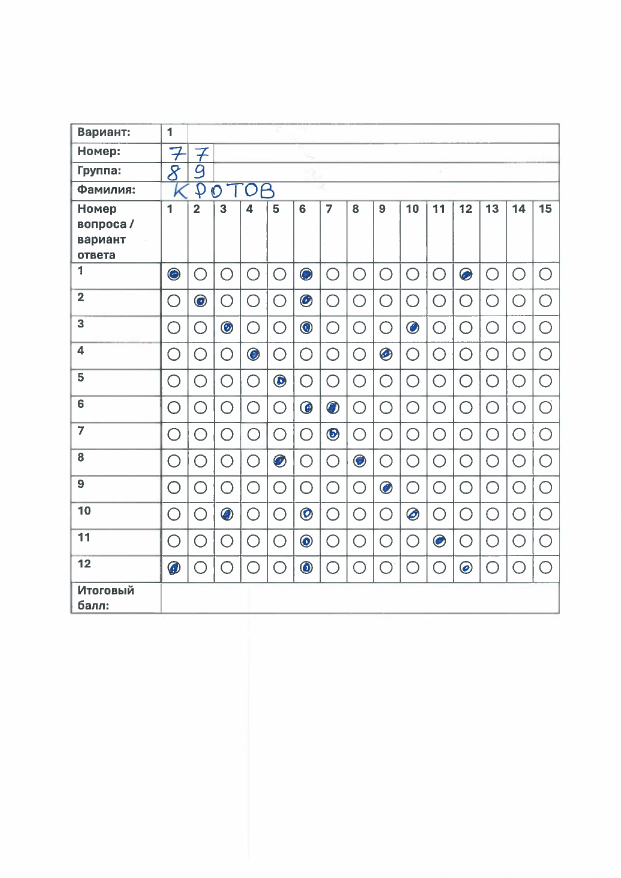
#> input picture dataset_blanks/stud1.jpg, 1242 x 1755 px (shown at 1/2 size)
$ python main.py
#> lines starting #> are read from the running program, lines starting #| are printed output that depends on the picture; after the words box and inside, x2 and y2 are one past the last pixel; in counts of white or black regions, pixels touching at a corner belong together
### src/utils.py
import cv2
import numpy as np


## TO STACK ALL THE IMAGES IN ONE WINDOW
def stackImages(imgArray, scale, lables=[]):
    rows = len(imgArray)
    cols = len(imgArray[0])
    rowsAvailable = isinstance(imgArray[0], list)
    width = imgArray[0][0].shape[1]
    height = imgArray[0][0].shape[0]
    if rowsAvailable:
        for x in range(0, rows):
            for y in range(0, cols):
                imgArray[x][y] = cv2.resize(imgArray[x][y], (0, 0), None, scale, scale)
                if len(imgArray[x][y].shape) == 2: imgArray[x][y] = cv2.cvtColor(imgArray[x][y], cv2.COLOR_GRAY2BGR)
        imageBlank = np.zeros((height, width, 3), np.uint8)
        hor = [imageBlank] * rows
        hor_con = [imageBlank] * rows
        for x in range(0, rows):
            hor[x] = np.hstack(imgArray[x])
            hor_con[x] = np.concatenate(imgArray[x])
        ver = np.vstack(hor)
        ver_con = np.concatenate(hor)
    else:
        for x in range(0, rows):
            imgArray[x] = cv2.resize(imgArray[x], (0, 0), None, scale, scale)
            if len(imgArray[x].shape) == 2: imgArray[x] = cv2.cvtColor(imgArray[x], cv2.COLOR_GRAY2BGR)
        hor = np.hstack(imgArray)
        hor_con = np.concatenate(imgArray)
        ver = hor
    if len(lables) != 0:
        eachImgWidth = int(ver.shape[1] / cols)
        eachImgHeight = int(ver.shape[0] / rows)
        # print(eachImgHeight)
        for d in range(0, rows):
            for c in range(0, cols):
                cv2.rectangle(ver, (c * eachImgWidth, eachImgHeight * d),
                              (c * eachImgWidth + len(lables[d][c]) * 13 + 27, 30 + eachImgHeight * d), (255, 255, 255),
                              cv2.FILLED)
                cv2.putText(ver, lables[d][c], (eachImgWidth * c + 10, eachImgHeight * d + 20),
                            cv2.FONT_HERSHEY_COMPLEX, 0.7, (255, 0, 255), 2)
    return ver


def rect_contour(contours):
    rec_con = []

    for cont in contours:
        area = cv2.contourArea(cont)
        if area > 50:
            peri = cv2.arcLength(cont, True)
            approx = cv2.approxPolyDP(cont, 0.02 * peri, True)
            if len(approx) == 4:
                rec_con.append(cont)
    rec_con = sorted(rec_con, key=cv2.contourArea, reverse=True)

    return rec_con


def get_corner_points(cont):
    peri = cv2.arcLength(cont, True)
    approx = cv2.approxPolyDP(cont, 0.02 * peri, True)
    return approx


def reorder(points):
    points = points.reshape((4, 2))
    points_new = np.zeros((4, 1, 2), np.int32)
    add = points.sum(1)
    points_new[0] = points[np.argmin(add)]  # [0, 0]
    points_new[3] = points[np.argmax(add)]  # [w, h]
    diff = np.diff(points, axis=1)
    points_new[1] = points[np.argmin(diff)]  # [w, 0]
    points_new[2] = points[np.argmax(diff)]  # [0, h]
    return points_new


def split_boxes(img) -> [np.array]:
    rows = np.array_split(img, 12)
    matrix = []
    for row in rows:
        cols = np.array_split(row.T, 15)
        row_marks = []
        for elem in cols:
            col = elem.T[5:-5, 5:-5]
            row_marks.append(col)
        matrix.append(row_marks)
    return matrix

### src/constants.py
import cv2

# Подбор параметров
#Вариант
W1_VAR = 276
H1_VAR = 1
W2_VAR = 360
H2_VAR = 51
# Номер по списку
W11_GL = W1_VAR
H11_GL = H2_VAR
W12_GL = W2_VAR
H12_GL = 100

W21_GL = W2_VAR
H21_GL = H11_GL
W22_GL = 444
H22_GL = H12_GL
# Группа
W11_GROUP = W1_VAR + 15
H11_GROUP = 100 + 10
W12_GROUP = W2_VAR - 7
H12_GROUP = 150

W21_GROUP = W2_VAR + 7
H21_GROUP = H12_GL + 10
W22_GROUP = W21_GROUP + 84 - 25
H22_GROUP = H21_GROUP + 50 - 10
# Фамилия
W1_FAMILY = 276
H1_FAMILY = 150
W2_FAMILY = 1498
H2_FAMILY = 200
# Таблица ответов
W1_ANS = 276
H1_ANS = 367
W2_ANS = 1498
H2_ANS = 1218


ANCHORS_POINTS = {
    "answers": [(W1_ANS, H1_ANS), (W2_ANS, H2_ANS)],
    "family_name": [(W1_FAMILY, H1_FAMILY), (W2_FAMILY, H2_FAMILY)],
    "group_1": [(W11_GROUP, H11_GROUP), (W12_GROUP, H12_GROUP)],
    "group_2": [(W21_GROUP, H21_GROUP), (W22_GROUP, H22_GROUP)],
    "list_number_1": [(W11_GL, H11_GL), (W12_GL, H12_GL)],
    "list_number_2": [(W21_GL, H21_GL), (W22_GL, H22_GL)],
    "variant": [(W1_VAR, H1_VAR), (W2_VAR, H2_VAR)]
}

FILL_THRESH = 200000

def draw_points(img):
    for _, anchor in ANCHORS_POINTS.items():
        for point in anchor:
            w, h = point
            cv2.circle(img, (w, h), radius=10, color=(0, 0, 255), thickness=3)

def crop_img(img, points):
    w1, h1 = points[0]
    w2, h2 = points[1]
    return img[h1:h2+1, w1:w2+1]

### src/main.py
import cv2
import numpy as np
import utils
import constants

path = "../dataset_blanks/stud1.jpg"
width_img = 1242
height_img = 1756

# Prepocessing
img = cv2.imread(path)
#> img is the input picture: shape (1755, 1242, 3); mean B, G, R 245.2, 244.9, 244.3
img = cv2.resize(img, (width_img, height_img))
#> img: shape (1756, 1242, 3)
img_contours = img.copy()
img_biggest_contour = img.copy()
img_gray = cv2.cvtColor(img, cv2.COLOR_BGR2GRAY)
img_blur = cv2.GaussianBlur(img_gray, (5,5), 1)
img_canny = cv2.Canny(img_blur, 10, 50)
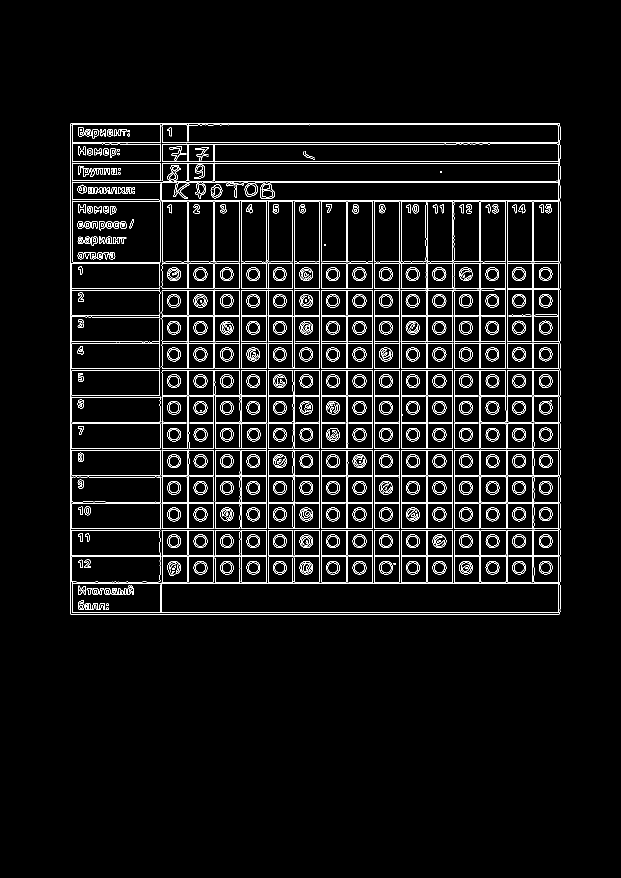
#> img_canny: shape (1756, 1242) (shown at 1/2 size); 4.7% white in thin lines or dots, all inside (x1, y1, x2, y2) = (140, 246, 1121, 1229)

#Find contours
contours, hierarchy = cv2.findContours(img_canny, cv2.RETR_EXTERNAL, cv2.CHAIN_APPROX_NONE)
#> contours = 1 contour; box (x1, y1, x2, y2) and area: (140, 246, 1121, 1229) 962246
cv2.drawContours(img_contours, contours, -1, (0, 255, 0), 5)
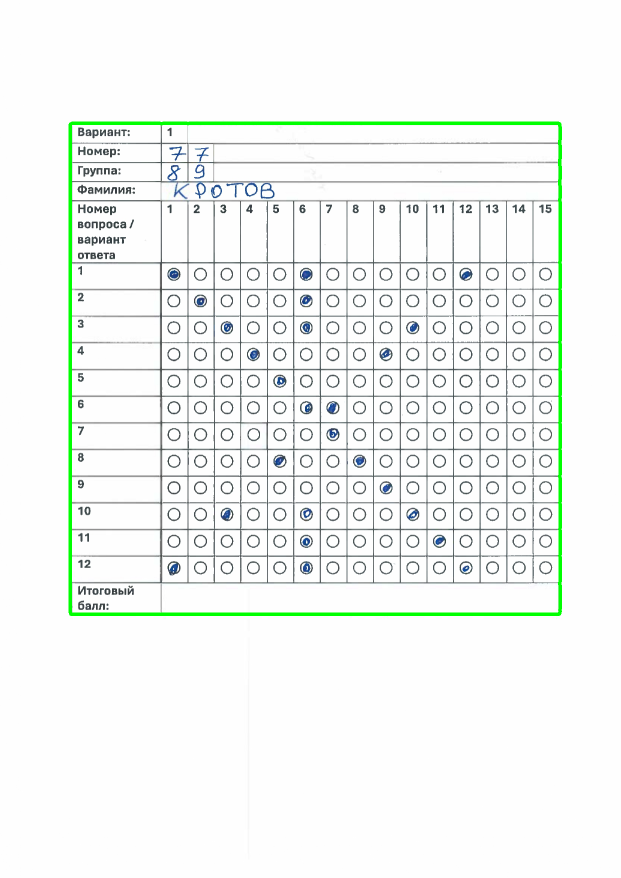
#> img_contours: shape (1756, 1242, 3) (shown at 1/2 size); mean B, G, R 242.6, 245.5, 241.6

#Find rectangles
rect_con = utils.rect_contour(contours)
#> the loop in rect_contour, `for cont in contours:` made 1 pass
#> (area, peri, approx) on pass 1: (962246.5, 3935.6, [[141, 247], [141, 1228], [1118, 1228], [1119, 247]])
#> after the loop in rect_contour, `for cont in contours:`: rec_con has the same summary as contours outside rect_contour
#> rect_con has the same summary as contours
biggest_con = utils.get_corner_points(rect_con[0])
#> in get_corner_points, `peri = cv2.arcLength(cont, True)`: peri = 3935.6
#> in get_corner_points, `approx = cv2.approxPolyDP(cont, 0.02 * peri, True)`: approx = [[141, 247], [141, 1228], [1118, 1228], [1119, 247]]
#> biggest_con has the same summary as approx in get_corner_points

if biggest_con.size != 0:
    cv2.drawContours(img_biggest_contour, biggest_con, -1, (0, 255, 0), 20)
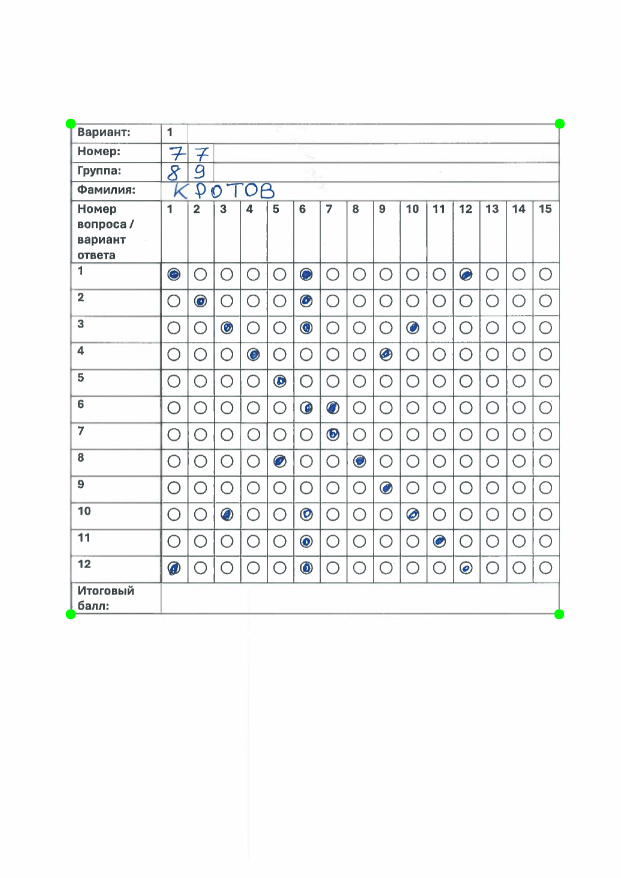
#> img_biggest_contour: shape (1756, 1242, 3) (shown at 1/2 size); mean B, G, R 245.1, 244.9, 244.1
    biggest_con_new = utils.reorder(biggest_con)
#> in reorder, `points = points.reshape((4, 2))`: points has the same summary as approx in get_corner_points
#> in reorder, `add = points.sum(1)`: add = [388, 1369, 2346, 1366]
#> in reorder, `diff = np.diff(points, axis=1)`: diff = [106, 1087, 110, -872]
#> biggest_con_new = [[141, 247], [1119, 247], [141, 1228], [1118, 1228]]

    width_area = 1500
    height_area = 1300
    pt1 = np.float32(biggest_con_new)
#> pt1 has the same summary as biggest_con_new
    pt2 = np.float32([[0, 0], [width_area, 0], [0, height_area], [width_area, height_area]])
    matrix = cv2.getPerspectiveTransform(pt1, pt2)
#> matrix = [[1.53, 7.19e-18, -216.2], [-5.08e-17, 1.32, -326.9], [-1.79e-19, -1.04e-06, 1]]
    img_area = cv2.warpPerspective(img, matrix, (width_area, height_area))
    img_area_gray = cv2.cvtColor(img_area, cv2.COLOR_BGR2GRAY)

    # Get rectangles
    img_area_contours = img_area.copy()
    img_area_contours_all = img_area.copy()
    img_area_blur = cv2.GaussianBlur(img_area, (5, 5), 1)
    img_area_canny = cv2.Canny(img_area_blur, 10, 50)
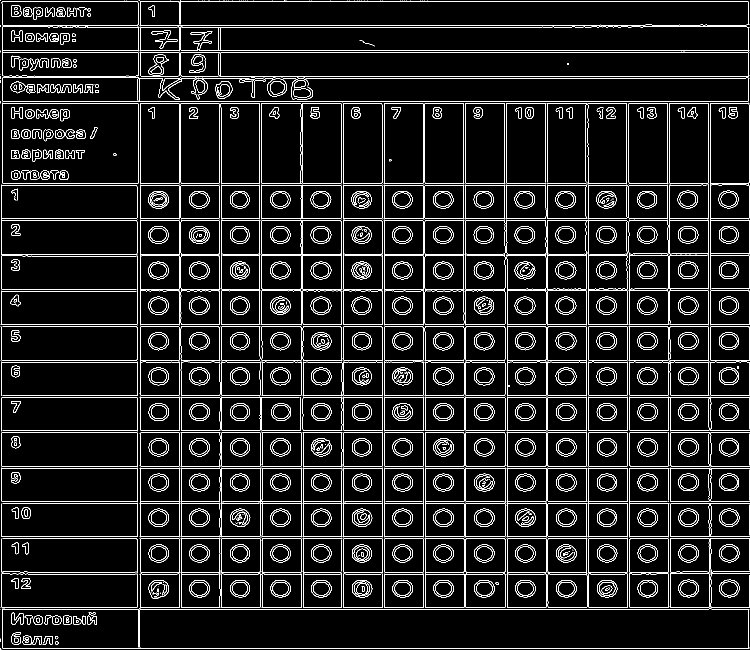
#> img_area_canny: shape (1300, 1500) (shown at 1/2 size); 7.4% white in thin lines or dots
    contours, hierarchy = cv2.findContours(img_area_canny, cv2.RETR_TREE, cv2.CHAIN_APPROX_NONE)
#> contours = 1965 contours, 635 with area under 20; largest, box (x1, y1, x2, y2) and area: (4, 1217, 1500, 1298) 115410, (4, 1217, 1498, 1298) 115400, (280, 0, 1498, 52) 57817, (280, 2, 1498, 52) 57810, (361, 53, 1498, 154) 54022
    rect_con = utils.rect_contour(contours)
#> the loop in rect_contour (call 2), `for cont in contours:` made 1965 passes
#> (area, peri, approx) on passes 5, 72, 73, 82, 83, 104: (115409.5, 3165.8, [[4, 1221], [5, 1296], [1499, 1296], [1497, 1218]]), (5233.5, 291.1, [[1177, 1147], [1178, 1215], [1255, 1214], [1254, 1147]]), (5228.5, 288.7, [[1177, 1148], [1253, 1147], [1255, 1213], [1179, 1215]]), (5168, 292.5, [[281, 1147], [281, 1215], [358, 1215], [358, 1147]]), (5165, 290.1, [[280, 1149], [357, 1147], [358, 1214], [282, 1215]]), (18264, 687.6, [[2, 1150], [4, 1215], [274, 1214], [274, 1147]])
#> after the loop in rect_contour (call 2), `for cont in contours:`: rec_con = 288 contours; largest, box (x1, y1, x2, y2) and area: (4, 1217, 1500, 1298) 115410, (4, 206, 277, 367) 43512, (4, 206, 277, 367) 43510, (2, 865, 276, 934) 18288, (2, 865, 276, 933) 18284
#> rect_con has the same summary as rec_con in rect_contour
    cv2.drawContours(img_area_contours, rect_con, -1, (0, 255, 0), 3)
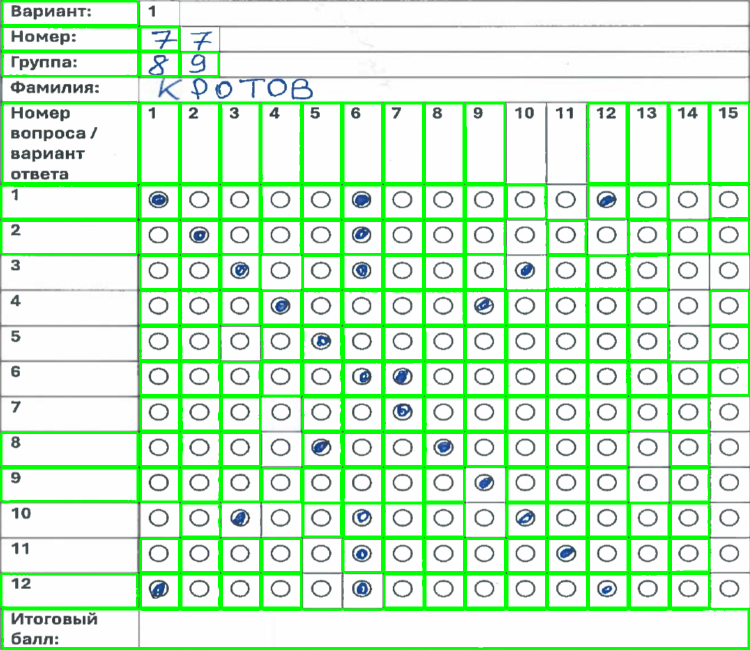
#> img_area_contours: shape (1300, 1500, 3) (shown at 1/2 size); mean B, G, R 207.5, 241.6, 205.9
    cv2.drawContours(img_area_contours_all, contours, -1, (0, 255, 0), 2)
    # Apply threshold
    img_area_thresh = cv2.threshold(img_area_gray, 220, 255, cv2.THRESH_BINARY_INV)[1]
#> img_area_thresh: shape (1300, 1500); 17.9% white; 299 white regions (5 under 20 px), largest, box (x1, y1, x2, y2) and area: (0, 0, 1500, 1300) 209456, (297, 1159, 338, 1198) 1084, (297, 381, 338, 417) 1081


img_blank = np.zeros_like(img)
image_array = ([img, img_gray, img_blur, img_canny],
               [img_contours, img_biggest_contour, img_area, img_blank])
#img_stacked = utils.stackImages(image_array, 0.5)

# img_area_stacked = utils.stackImages(([img_area, img_area_canny, img_area_contours_all, img_area_contours, img_area_thresh],), 0.5)


constants.draw_points(img_area_contours)
ans_matrix = utils.split_boxes(constants.crop_img(img_area_thresh, constants.ANCHORS_POINTS["answers"]))
#> in crop_img, `return img[h1:h2+1, w1:w2+1]`:
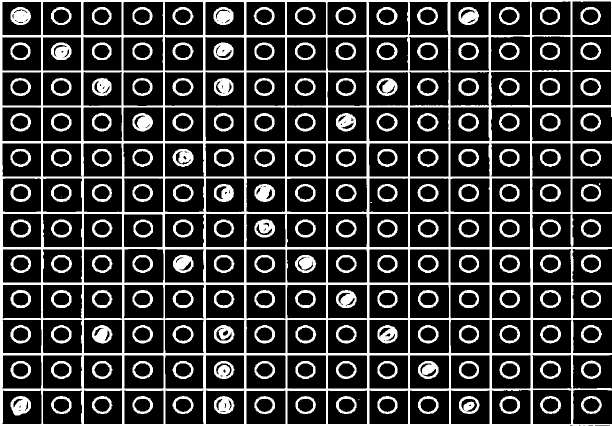
#> returned value: shape (852, 1223) (shown at 1/2 size); 22.3% white; 185 white regions (4 under 20 px), largest, box (x1, y1, x2, y2) and area: (0, 0, 1223, 852) 124969, (21, 792, 62, 831) 1084, (21, 14, 62, 50) 1081
#> in split_boxes, `rows = np.array_split(img, 12)`: rows = 12 items
#> the loop in split_boxes, `for row in rows:` made 12 passes
#> ans_matrix = 12 items
sums = []

answers = []
for i, row in enumerate(ans_matrix):
    for j, col in enumerate(row):
        sum_elem = np.sum(col)
        sums.append(sum_elem)
        if sum_elem > constants.FILL_THRESH:
            answers.append([i+1, j+1])
#> this loop made 12 passes
#> after the loop, answers = 25 pairs, first value 1 to 12, second value 1 to 12; sums = 180 values, max 291720 at index 165, min 130305 at index 17, mean 153400.9

print({"answers": answers})
#> (printed output is left out)

#To Lev
img1 = constants.crop_img(img_area_thresh, constants.ANCHORS_POINTS["group_1"])
img2 = constants.crop_img(img_area_thresh, constants.ANCHORS_POINTS["group_2"])
img3 = constants.crop_img(img_area_thresh, constants.ANCHORS_POINTS["list_number_1"])
img4 = constants.crop_img(img_area_thresh, constants.ANCHORS_POINTS["list_number_2"])
cv2.imwrite("./group1.jpg", img1)
cv2.imwrite("./group2.jpg", img2)


img_area_stacked = utils.stackImages(([img_area, img_area_canny, img_area_contours, img_area_thresh],), 0.5)
#> after the loop in stackImages, `for x in range(0, rows):`: hor = 1 item
#> in stackImages, `ver = np.vstack(hor)`:
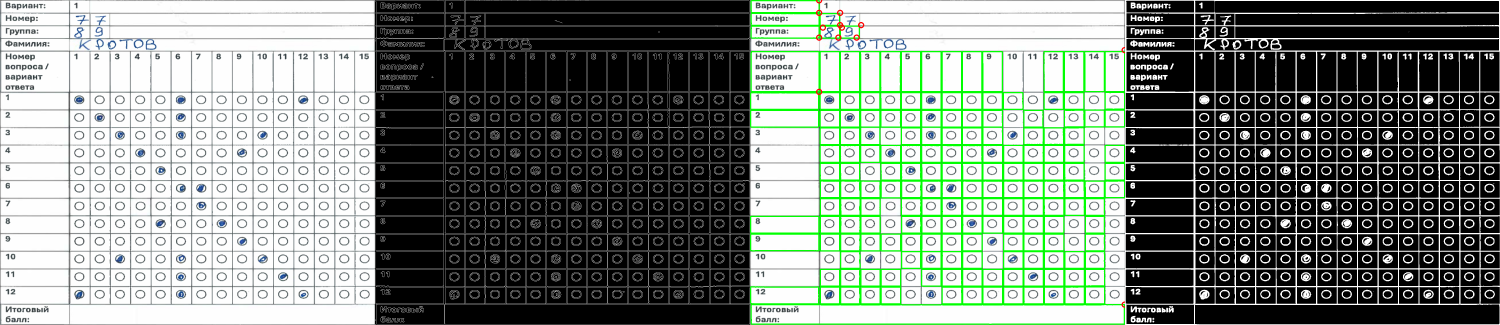
#> ver: shape (650, 3000, 3) (shown at 1/2 size); mean of channels 0, 1, 2 126.6, 134.9, 125.8; drawn as B, G, R
#cv2.imshow("Original", img_area_stacked)
#cv2.waitKey(0)
